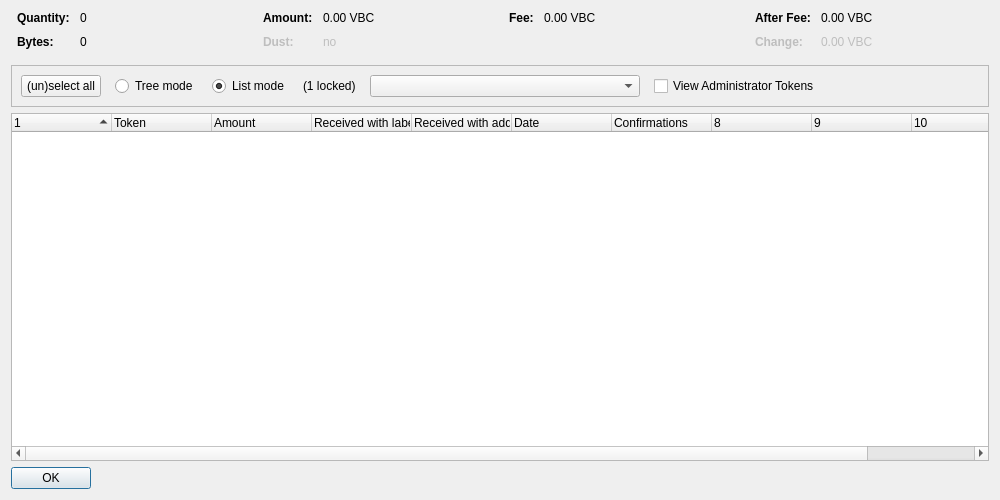
<?xml version="1.0" encoding="UTF-8"?>
<ui version="4.0">
 <class>TokenControlDialog</class>
 <widget class="QDialog" name="TokenControlDialog">
  <property name="geometry">
   <rect>
    <x>0</x>
    <y>0</y>
    <width>1000</width>
    <height>500</height>
   </rect>
  </property>
  <property name="windowTitle">
   <string>Token Selection</string>
  </property>
  <layout class="QVBoxLayout" name="verticalLayout">
   <item>
    <layout class="QHBoxLayout" name="horizontalLayoutTop" stretch="0,0,0,0">
     <property name="topMargin">
      <number>0</number>
     </property>
     <property name="bottomMargin">
      <number>10</number>
     </property>
     <item>
      <layout class="QFormLayout" name="formLayoutTokenControl1">
       <property name="horizontalSpacing">
        <number>10</number>
       </property>
       <property name="verticalSpacing">
        <number>10</number>
       </property>
       <property name="leftMargin">
        <number>6</number>
       </property>
       <property name="rightMargin">
        <number>6</number>
       </property>
       <item row="0" column="0">
        <widget class="QLabel" name="labelTokenControlQuantityText">
         <property name="font">
          <font>
           <weight>75</weight>
           <bold>true</bold>
          </font>
         </property>
         <property name="text">
          <string>Quantity:</string>
         </property>
        </widget>
       </item>
       <item row="0" column="1">
        <widget class="QLabel" name="labelTokenControlQuantity">
         <property name="cursor">
          <cursorShape>IBeamCursor</cursorShape>
         </property>
         <property name="contextMenuPolicy">
          <enum>Qt::ActionsContextMenu</enum>
         </property>
         <property name="text">
          <string notr="true">0</string>
         </property>
         <property name="textInteractionFlags">
          <set>Qt::LinksAccessibleByMouse|Qt::TextSelectableByKeyboard|Qt::TextSelectableByMouse</set>
         </property>
        </widget>
       </item>
       <item row="1" column="0">
        <widget class="QLabel" name="labelTokenControlBytesText">
         <property name="font">
          <font>
           <weight>75</weight>
           <bold>true</bold>
          </font>
         </property>
         <property name="text">
          <string>Bytes:</string>
         </property>
        </widget>
       </item>
       <item row="1" column="1">
        <widget class="QLabel" name="labelTokenControlBytes">
         <property name="cursor">
          <cursorShape>IBeamCursor</cursorShape>
         </property>
         <property name="contextMenuPolicy">
          <enum>Qt::ActionsContextMenu</enum>
         </property>
         <property name="text">
          <string notr="true">0</string>
         </property>
         <property name="textInteractionFlags">
          <set>Qt::LinksAccessibleByMouse|Qt::TextSelectableByKeyboard|Qt::TextSelectableByMouse</set>
         </property>
        </widget>
       </item>
      </layout>
     </item>
     <item>
      <layout class="QFormLayout" name="formLayoutTokenControl2">
       <property name="horizontalSpacing">
        <number>10</number>
       </property>
       <property name="verticalSpacing">
        <number>10</number>
       </property>
       <property name="leftMargin">
        <number>6</number>
       </property>
       <property name="rightMargin">
        <number>6</number>
       </property>
       <item row="0" column="0">
        <widget class="QLabel" name="labelTokenControlAmountText">
         <property name="font">
          <font>
           <weight>75</weight>
           <bold>true</bold>
          </font>
         </property>
         <property name="text">
          <string>Amount:</string>
         </property>
        </widget>
       </item>
       <item row="0" column="1">
        <widget class="QLabel" name="labelTokenControlAmount">
         <property name="cursor">
          <cursorShape>IBeamCursor</cursorShape>
         </property>
         <property name="contextMenuPolicy">
          <enum>Qt::ActionsContextMenu</enum>
         </property>
         <property name="text">
          <string notr="true">0.00 VBC</string>
         </property>
         <property name="textInteractionFlags">
          <set>Qt::LinksAccessibleByMouse|Qt::TextSelectableByKeyboard|Qt::TextSelectableByMouse</set>
         </property>
        </widget>
       </item>
       <item row="1" column="0">
        <widget class="QLabel" name="labelTokenControlLowOutputText">
         <property name="enabled">
          <bool>false</bool>
         </property>
         <property name="font">
          <font>
           <weight>75</weight>
           <bold>true</bold>
          </font>
         </property>
         <property name="text">
          <string>Dust:</string>
         </property>
        </widget>
       </item>
       <item row="1" column="1">
        <widget class="QLabel" name="labelTokenControlLowOutput">
         <property name="enabled">
          <bool>false</bool>
         </property>
         <property name="cursor">
          <cursorShape>IBeamCursor</cursorShape>
         </property>
         <property name="contextMenuPolicy">
          <enum>Qt::ActionsContextMenu</enum>
         </property>
         <property name="text">
          <string notr="true">no</string>
         </property>
         <property name="textInteractionFlags">
          <set>Qt::LinksAccessibleByMouse|Qt::TextSelectableByKeyboard|Qt::TextSelectableByMouse</set>
         </property>
        </widget>
       </item>
      </layout>
     </item>
     <item>
      <layout class="QFormLayout" name="formLayoutTokenControl3">
       <property name="horizontalSpacing">
        <number>10</number>
       </property>
       <property name="verticalSpacing">
        <number>10</number>
       </property>
       <property name="leftMargin">
        <number>6</number>
       </property>
       <property name="rightMargin">
        <number>6</number>
       </property>
       <item row="0" column="0">
        <widget class="QLabel" name="labelTokenControlFeeText">
         <property name="font">
          <font>
           <weight>75</weight>
           <bold>true</bold>
          </font>
         </property>
         <property name="text">
          <string>Fee:</string>
         </property>
        </widget>
       </item>
       <item row="0" column="1">
        <widget class="QLabel" name="labelTokenControlFee">
         <property name="cursor">
          <cursorShape>IBeamCursor</cursorShape>
         </property>
         <property name="contextMenuPolicy">
          <enum>Qt::ActionsContextMenu</enum>
         </property>
         <property name="text">
          <string notr="true">0.00 VBC</string>
         </property>
         <property name="textInteractionFlags">
          <set>Qt::LinksAccessibleByMouse|Qt::TextSelectableByKeyboard|Qt::TextSelectableByMouse</set>
         </property>
        </widget>
       </item>
      </layout>
     </item>
     <item>
      <layout class="QFormLayout" name="formLayoutTokenControl4">
       <property name="horizontalSpacing">
        <number>10</number>
       </property>
       <property name="verticalSpacing">
        <number>10</number>
       </property>
       <property name="leftMargin">
        <number>6</number>
       </property>
       <property name="rightMargin">
        <number>6</number>
       </property>
       <item row="0" column="0">
        <widget class="QLabel" name="labelTokenControlAfterFeeText">
         <property name="font">
          <font>
           <weight>75</weight>
           <bold>true</bold>
          </font>
         </property>
         <property name="text">
          <string>After Fee:</string>
         </property>
        </widget>
       </item>
       <item row="0" column="1">
        <widget class="QLabel" name="labelTokenControlAfterFee">
         <property name="cursor">
          <cursorShape>IBeamCursor</cursorShape>
         </property>
         <property name="contextMenuPolicy">
          <enum>Qt::ActionsContextMenu</enum>
         </property>
         <property name="text">
          <string notr="true">0.00 VBC</string>
         </property>
         <property name="textInteractionFlags">
          <set>Qt::LinksAccessibleByMouse|Qt::TextSelectableByKeyboard|Qt::TextSelectableByMouse</set>
         </property>
        </widget>
       </item>
       <item row="1" column="0">
        <widget class="QLabel" name="labelTokenControlChangeText">
         <property name="enabled">
          <bool>false</bool>
         </property>
         <property name="font">
          <font>
           <weight>75</weight>
           <bold>true</bold>
          </font>
         </property>
         <property name="text">
          <string>Change:</string>
         </property>
        </widget>
       </item>
       <item row="1" column="1">
        <widget class="QLabel" name="labelTokenControlChange">
         <property name="enabled">
          <bool>false</bool>
         </property>
         <property name="cursor">
          <cursorShape>IBeamCursor</cursorShape>
         </property>
         <property name="contextMenuPolicy">
          <enum>Qt::ActionsContextMenu</enum>
         </property>
         <property name="text">
          <string notr="true">0.00 VBC</string>
         </property>
         <property name="textInteractionFlags">
          <set>Qt::LinksAccessibleByMouse|Qt::TextSelectableByKeyboard|Qt::TextSelectableByMouse</set>
         </property>
        </widget>
       </item>
      </layout>
     </item>
    </layout>
   </item>
   <item>
    <widget class="QFrame" name="frame">
     <property name="minimumSize">
      <size>
       <width>0</width>
       <height>40</height>
      </size>
     </property>
     <property name="frameShape">
      <enum>QFrame::StyledPanel</enum>
     </property>
     <property name="frameShadow">
      <enum>QFrame::Sunken</enum>
     </property>
     <layout class="QHBoxLayout" name="horizontalLayout">
      <item>
       <layout class="QHBoxLayout" name="horizontalLayoutPanel" stretch="0,0,0,0,0,0,0">
        <property name="spacing">
         <number>14</number>
        </property>
        <item>
         <widget class="QPushButton" name="pushButtonSelectAll">
          <property name="sizePolicy">
           <sizepolicy hsizetype="Maximum" vsizetype="Fixed">
            <horstretch>0</horstretch>
            <verstretch>0</verstretch>
           </sizepolicy>
          </property>
          <property name="text">
           <string>(un)select all</string>
          </property>
          <property name="autoDefault">
           <bool>false</bool>
          </property>
         </widget>
        </item>
        <item>
         <widget class="QRadioButton" name="radioTreeMode">
          <property name="sizePolicy">
           <sizepolicy hsizetype="Maximum" vsizetype="Fixed">
            <horstretch>0</horstretch>
            <verstretch>0</verstretch>
           </sizepolicy>
          </property>
          <property name="text">
           <string>Tree mode</string>
          </property>
         </widget>
        </item>
        <item>
         <widget class="QRadioButton" name="radioListMode">
          <property name="sizePolicy">
           <sizepolicy hsizetype="Maximum" vsizetype="Fixed">
            <horstretch>0</horstretch>
            <verstretch>0</verstretch>
           </sizepolicy>
          </property>
          <property name="text">
           <string>List mode</string>
          </property>
          <property name="checked">
           <bool>true</bool>
          </property>
         </widget>
        </item>
        <item>
         <widget class="QLabel" name="labelLocked">
          <property name="text">
           <string notr="true">(1 locked)</string>
          </property>
         </widget>
        </item>
        <item>
         <widget class="QComboBox" name="tokenList">
          <property name="minimumContentsLength">
           <number>30</number>
          </property>
         </widget>
        </item>
        <item>
         <widget class="QCheckBox" name="viewAdministrator">
          <property name="toolTip">
           <string>View tokens that you have the ownership token for</string>
          </property>
          <property name="text">
           <string>View Administrator Tokens</string>
          </property>
         </widget>
        </item>
        <item>
         <spacer name="horizontalSpacer">
          <property name="orientation">
           <enum>Qt::Horizontal</enum>
          </property>
          <property name="sizeHint" stdset="0">
           <size>
            <width>40</width>
            <height>20</height>
           </size>
          </property>
         </spacer>
        </item>
       </layout>
      </item>
     </layout>
    </widget>
   </item>
   <item>
    <widget class="TokenControlTreeWidget" name="treeWidget">
     <property name="contextMenuPolicy">
      <enum>Qt::CustomContextMenu</enum>
     </property>
     <property name="sortingEnabled">
      <bool>false</bool>
     </property>
     <property name="columnCount">
      <number>11</number>
     </property>
     <attribute name="headerShowSortIndicator" stdset="0">
      <bool>true</bool>
     </attribute>
     <attribute name="headerStretchLastSection">
      <bool>false</bool>
     </attribute>
     <column>
      <property name="text">
       <string/>
      </property>
     </column>
     <column>
      <property name="text">
       <string>Token</string>
      </property>
     </column>
     <column>
      <property name="text">
       <string>Amount</string>
      </property>
     </column>
     <column>
      <property name="text">
       <string>Received with label</string>
      </property>
     </column>
     <column>
      <property name="text">
       <string>Received with address</string>
      </property>
     </column>
     <column>
      <property name="text">
       <string>Date</string>
      </property>
     </column>
     <column>
      <property name="text">
       <string>Confirmations</string>
      </property>
      <property name="toolTip">
       <string>Confirmed</string>
      </property>
     </column>
     <column>
      <property name="text">
       <string/>
      </property>
     </column>
     <column>
      <property name="text">
       <string/>
      </property>
     </column>
     <column>
      <property name="text">
       <string/>
      </property>
     </column>
     <column>
      <property name="text">
       <string/>
      </property>
     </column>
    </widget>
   </item>
   <item>
    <widget class="QDialogButtonBox" name="buttonBox">
     <property name="sizePolicy">
      <sizepolicy hsizetype="Maximum" vsizetype="Fixed">
       <horstretch>0</horstretch>
       <verstretch>0</verstretch>
      </sizepolicy>
     </property>
     <property name="orientation">
      <enum>Qt::Horizontal</enum>
     </property>
     <property name="standardButtons">
      <set>QDialogButtonBox::Ok</set>
     </property>
    </widget>
   </item>
  </layout>
 </widget>
 <customwidgets>
  <customwidget>
   <class>TokenControlTreeWidget</class>
   <extends>QTreeWidget</extends>
   <header location="global">tokencontroltreewidget.h</header>
  </customwidget>
 </customwidgets>
 <resources/>
 <connections/>
</ui>
